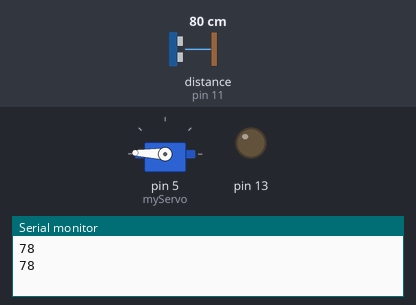
Bench run of a sketch on a simulated Arduino Uno, built with avr-gcc and run on an emulated ATmega328P. On the bench: servo, output pins drawn as LEDs (lit = HIGH), the last lines printed to the serial monitor. Wiring (inferred from the names in the program): ultrasonic range finder: trigger pin 10; echo pin 11. The test bench sets the inputs (shaded band); at power-on: distance to the obstacle (sensor on pin 11) 80 cm. The echo pulse lasts 58.3 µs per cm; pins used as bus, display or sensor lines are not drawn.

Above: at 3.3 s.
3.4 s: distance to the obstacle (sensor on pin 11) set to 2 cm
At 5.7 s:
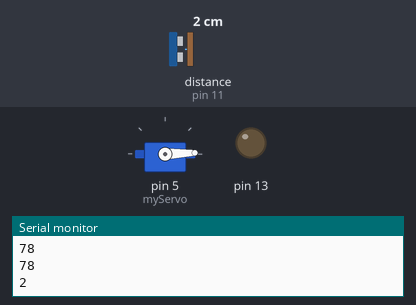
6.7 s: distance to the obstacle (sensor on pin 11) set to 35 cm
At 9.0 s:
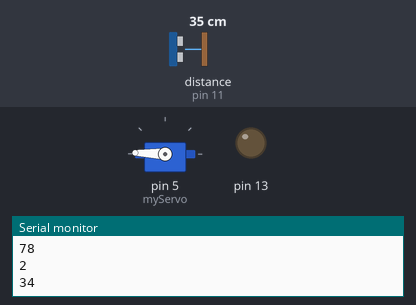
10.0 s: distance to the obstacle (sensor on pin 11) set to 4 cm
At 10.9 s:
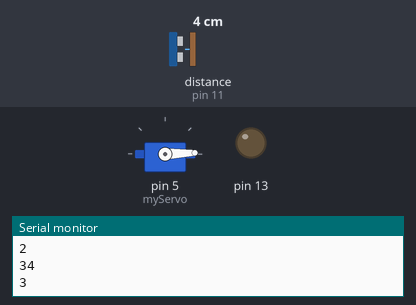
Timing chart, 0 to 13.0 s (numbered marks = the images above; inputs shaded):
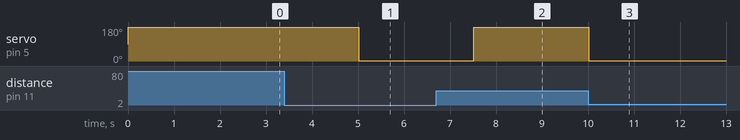

Measured:
- after the input at 3.4 s, servo on pin 5 (myServo): 178° → 2° after 1.6 s
- after the input at 6.7 s, servo on pin 5 (myServo): 2° → 178° after 0.81 s
- after the input at 10.0 s, servo on pin 5 (myServo): 178° → 2° at once

The sketch:

servobluethooth.ino
```cpp
#include<Servo.h>
Servo myServo;
int v = 0;
int p = 0;

const int trigPin = 10;
const int echoPin = 11;
int pin6 = 6;
long duration;
int distanceCm, distanceInch;
int oldValue = 0 , newValue = 0;

void setup() {
  pinMode(trigPin, OUTPUT);
  pinMode(13, OUTPUT);
  myServo.attach(5);
  pinMode(echoPin, INPUT);
  Serial.begin(9600);
}

void loop() {
  digitalWrite(trigPin, LOW);
  digitalWrite(13, LOW);

  delayMicroseconds(2);
  digitalWrite(trigPin, HIGH);
  delayMicroseconds(10);
  digitalWrite(trigPin, LOW);
  duration = pulseIn(echoPin, HIGH);
  distanceCm = duration * 0.0340 / 2;
  newValue = distanceCm;
  Serial.println(distanceCm);
  if (newValue != oldValue)
  {
    //Serial.print("Distance: ");
    //Serial.println(distanceCm);
    //Serial.println(" cm");
    oldValue = newValue;
  }
  if(newValue > 20) {
    digitalWrite(pin6, HIGH);
    //analogWrite(pin6,155);
    myServo.write(178);
    delay(500);
  }
  else {
    digitalWrite(pin6, LOW);
    if(newValue==20) myServo.write(90);
    else myServo.write(2);
    delay(500);
  }
  delay(2000);
}
```
